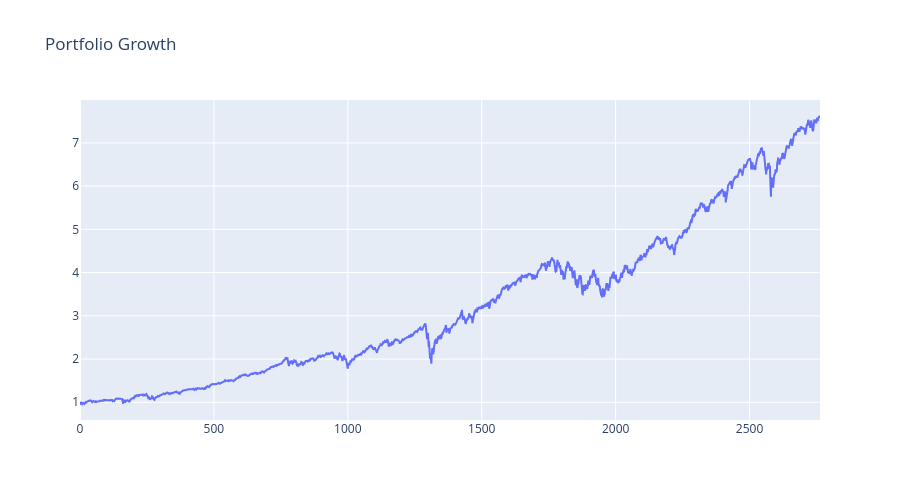

Notebook code for this chart:
### Code cell
plot_cumulative_returns(
    portfolio_returns
)

### Figure 1 — Plotly figure (JSON) as saved in the notebook; plotly's stock layout.template omitted (floating-point values rounded to 4 significant figures; data arrays with more than 128 entries replaced by an {"elided": "..."} marker saying what was removed)
{"data": [{"mode": "lines", "name": "Portfolio", "type": "scatter", "y": {"elided": "2764 float values"}}], "layout": {"height": 500, "title": {"text": "Portfolio Growth"}}}
